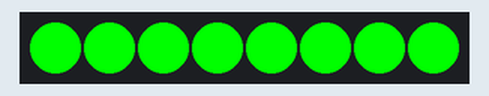
Bench run of a program on a simulated ESP32-C6. Shown: 8 RGB LEDs in strip order, left to right. Dim RGB values are drawn brighter than linear.

Above: at 0.15 s.
At 1.67 s:
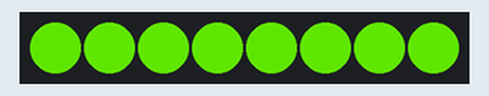
At 2.59 s:
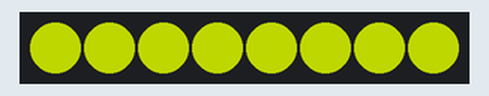
At 3.5 s:
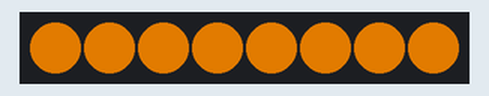
At 5.2 s:
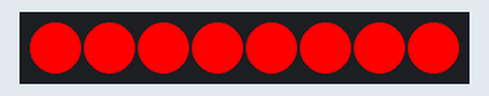
Timing chart, 0 to 40.0 s (numbered marks = the images above):
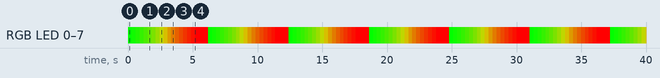

Measured:
- by itself, everything shown: repeats every 6.2 s, in 18 steps

The program:

main.cpp
```cpp
#include <Arduino.h>
#include <Adafruit_NeoPixel.h>

// WS2812 数据引脚和灯珠数量。
constexpr uint8_t LED_PIN = 18;
constexpr uint16_t LED_COUNT = 8;

// 渐变步数，以及每帧之间的延时。
constexpr uint16_t FADE_STEPS = 255;
constexpr uint16_t STEP_DELAY_MS = 20;

// 使用 Arduino 的 Adafruit NeoPixel 库，不再手动用 GPIO 卡时序。
// NEO_GRB 对应常见 WS2812 颜色顺序，NEO_KHZ800 对应 WS2812 通信速率。
Adafruit_NeoPixel strip(LED_COUNT, LED_PIN, NEO_GRB + NEO_KHZ800);

// 设置所有灯珠为同一种颜色，并刷新 strip 显示。
void fillAll(uint8_t red, uint8_t green, uint8_t blue)
{
  const uint32_t color = strip.Color(red, green, blue);

  for (uint16_t i = 0; i < LED_COUNT; ++i) {
    strip.setPixelColor(i, color);
  }

  strip.show();
}

void setup()
{
  strip.begin();
  strip.clear();
  strip.show();

  // 上电后先显示纯绿色。
  fillAll(0, 255, 0);
}

void loop()
{
  // 从绿色渐变到红色。
  for (uint16_t step = 0; step <= FADE_STEPS; ++step) {
    const uint8_t red = step;
    const uint8_t green = FADE_STEPS - step;

    fillAll(red, green, 0);
    delay(STEP_DELAY_MS);
  }

  // 停留 1 秒，然后重新开始渐变。
  delay(1000);
}
```
